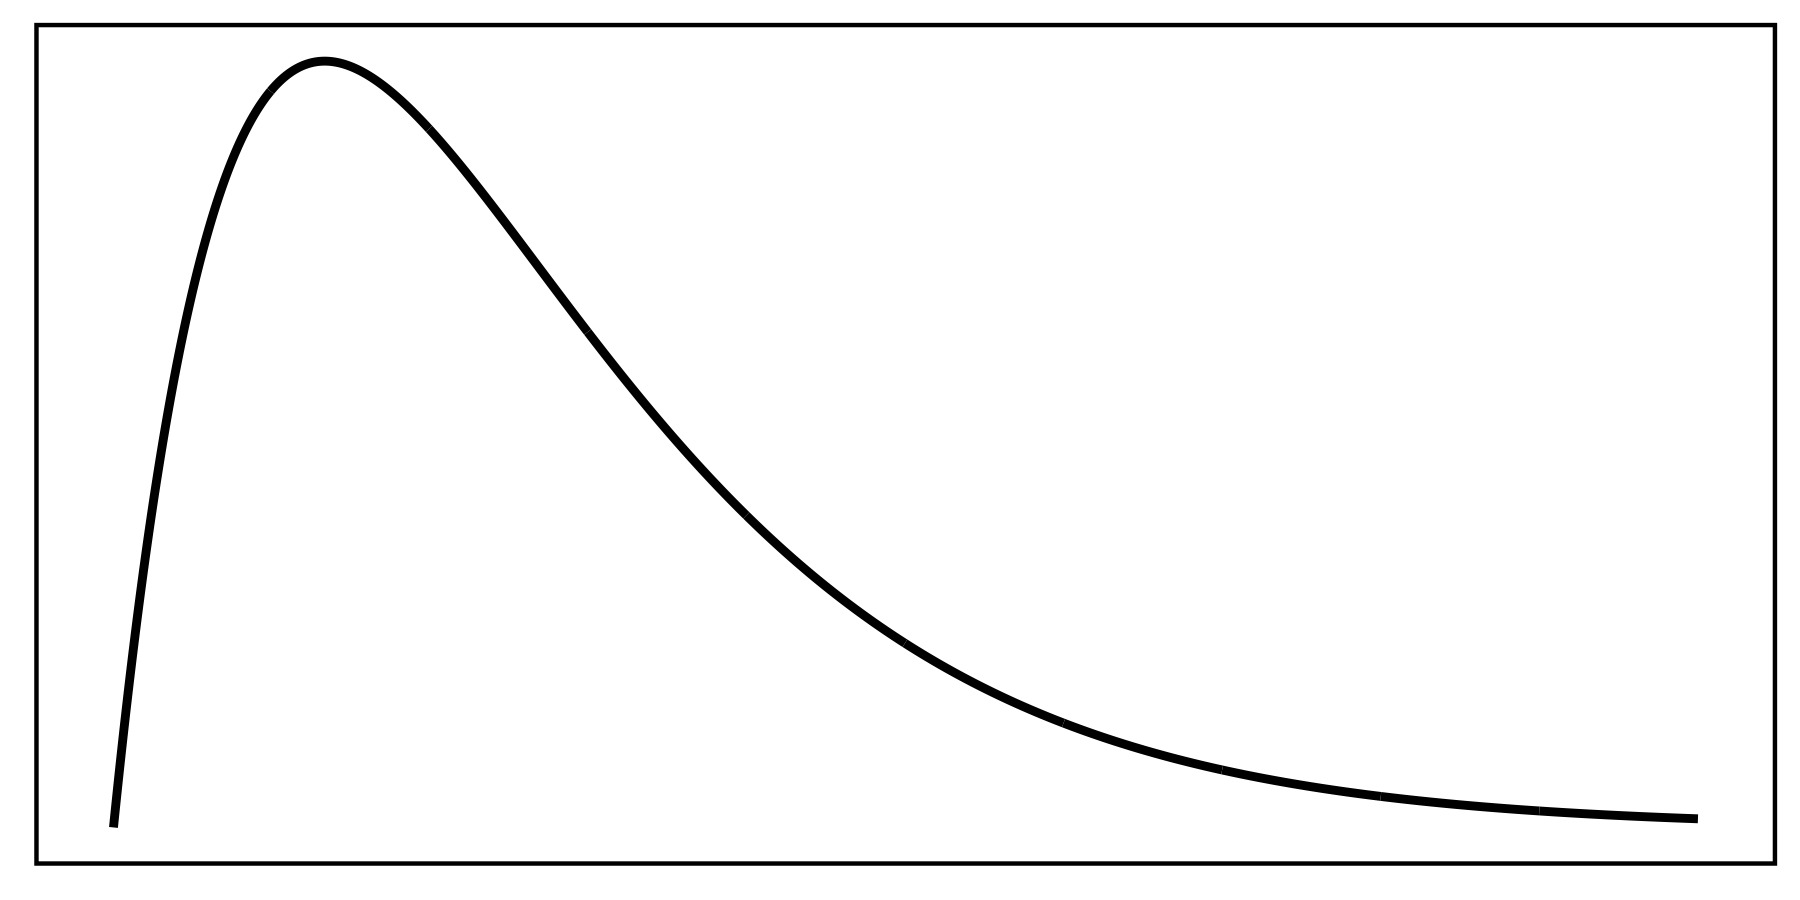

The script that saved this image:
# Load required packages
library(ggplot2)

# Construct data for plotting
x <- seq(from = 0, to = 15, length = 1000)
y <- dgamma(x, shape = 2, scale = 2)
df <- data.frame(x, y)

# Plot density
ggplot(df, aes(x, y)) +
  geom_line(size = 1) +
  theme_minimal() +
  theme(axis.title.x = element_blank(),
        axis.text.x = element_blank(),
        axis.ticks.x = element_blank(),
        axis.title.y = element_blank(),
        axis.text.y = element_blank(),
        axis.ticks.y = element_blank(),
        panel.grid.major = element_blank(), 
        panel.grid.minor = element_blank(),
        # panel.background = element_blank(),
        # axis.line = element_line()
        panel.background = element_rect(
          colour = "black",
          size = 1
        )
  )

# Save plot
ggsave("illustrations/gamma-distribution.png", width = 6, height = 3)

# Plot histogram
set.seed(2228)
ggplot(data.frame(x = rgamma(1000, shape = 2, scale = 2)), aes(x)) +
  geom_histogram(color = "white", bins = 40) +
  theme_minimal() +
  theme(axis.title.x = element_blank(),
        axis.text.x = element_blank(),
        axis.ticks.x = element_blank(),
        axis.title.y = element_blank(),
        axis.text.y = element_blank(),
        axis.ticks.y = element_blank(),
        panel.grid.major = element_blank(), 
        panel.grid.minor = element_blank(),
        # panel.background = element_blank(),
        # axis.line = element_line()
        panel.background = element_rect(
          colour = "black",
          size = 1
        )
  )

# Save plot
ggsave("illustrations/gamma-sample.png", width = 6, height = 3)
